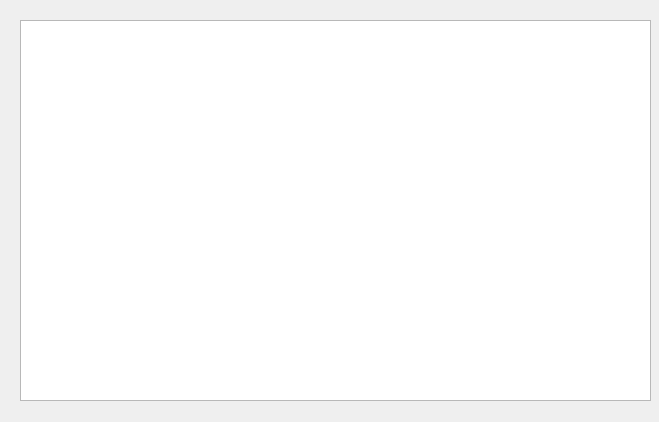
<?xml version="1.0" encoding="UTF-8"?>
<ui version="4.0">
 <class>ShowBike</class>
 <widget class="QDialog" name="ShowBike">
  <property name="geometry">
   <rect>
    <x>0</x>
    <y>0</y>
    <width>659</width>
    <height>422</height>
   </rect>
  </property>
  <property name="windowTitle">
   <string>Dialog</string>
  </property>
  <property name="styleSheet">
   <string notr="true"/>
  </property>
  <widget class="QTableView" name="bikeTableView">
   <property name="geometry">
    <rect>
     <x>20</x>
     <y>20</y>
     <width>631</width>
     <height>381</height>
    </rect>
   </property>
  </widget>
 </widget>
 <resources/>
 <connections/>
</ui>
